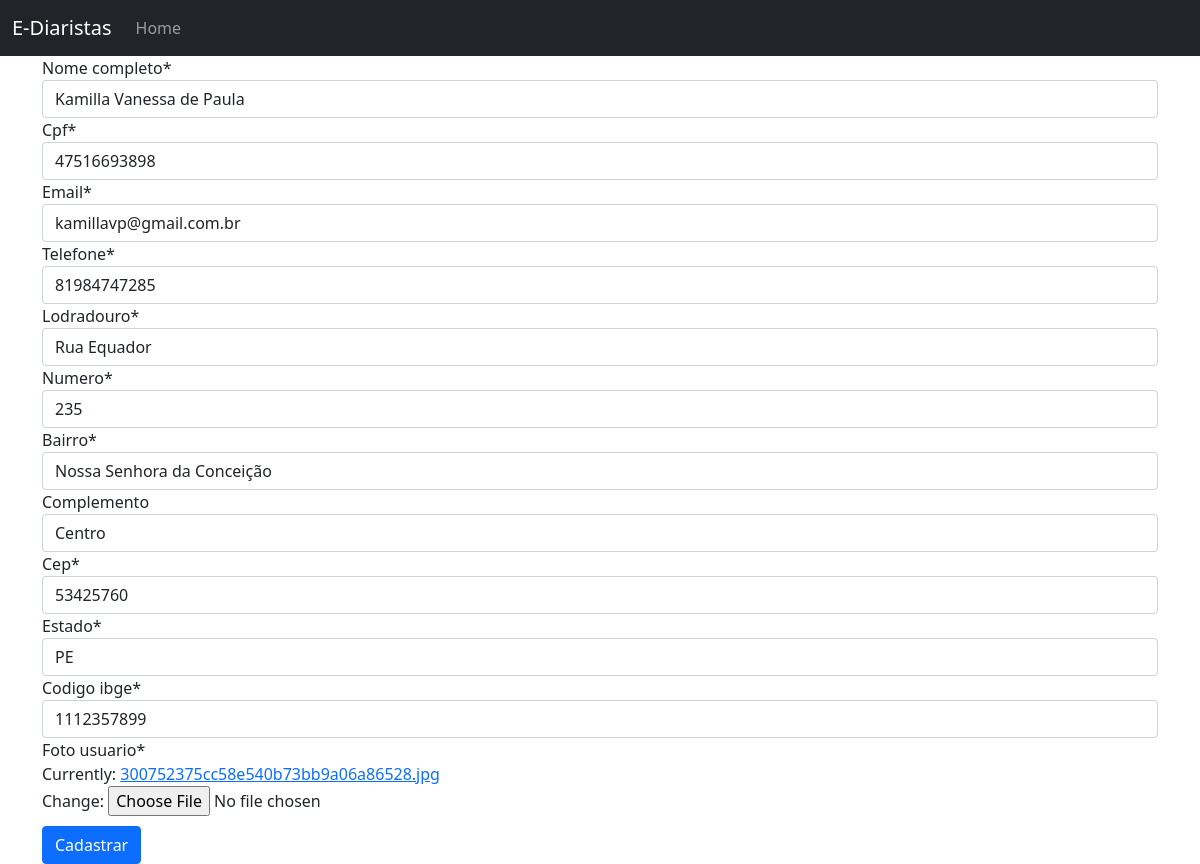
/web/editar_diarista/1, run on the app's committed database.
### web/models.py (models this page shows)
class Diarista(models.Model):
    nome_completo = models.CharField(max_length=100, null=False, blank=False)
    cpf = models.CharField(max_length=12, null=False, blank=False, unique=True)
    email = models.EmailField(null=False, blank=False, unique=True)
    telefone = models.CharField(max_length=11, null=False, blank=False)
    lodradouro = models.CharField(max_length=60, null=False, blank=False)
    numero = models.IntegerField(null=False, blank=False)
    bairro = models.CharField(max_length=30, null=False, blank=False)
    complemento = models.CharField(max_length=100, null=False, blank=True)
    cep = models.CharField(max_length=8, null=False, blank=False)
    estado = models.CharField(max_length=2, null=False, blank=False)
    codigo_ibge = models.IntegerField(null=False, blank=False)
    foto_usuario = models.ImageField(null=False)

### web/views.py (the view)
# urls.py: path('editar_diarista/<int:diarista_id>', editar_diarista, name='editar_diarista'),
def editar_diarista(request, diarista_id):
    diarista = Diarista.objects.get(id=diarista_id)
    if request.method == 'POST':
        form_diarista = diarista_form.DiaristaForm(request.POST or None, request.FILES, instance=diarista)
        if form_diarista.is_valid():
            form_diarista.save()
            return redirect('listar_diaristas')
    else:
        form_diarista = diarista_form.DiaristaForm(instance=diarista)
    return render(request, 'form_diarista.html', {'form_diarista': form_diarista})

### web/forms/diarista_form.py
class DiaristaForm(forms.ModelForm):
    class Meta:
        model = Diarista
        fields = '__all__'

### web/templates/form_diarista.html (shortened to what this page needs)
{% extends "base.html" %}
{% load crispy_forms_tags %}
{% block conteudo %}
    <form method="post" enctype="multipart/form-data">
        {{form_diarista | crispy}}
        <button type="submit" class="btn btn-primary" style="margin-top:10px;">Cadastrar</button>
    </form>
{% endblock conteudo %}

### data on the page
Diarista: nome_completo "Kamilla Vanessa de Paula", cpf "47516693898", email "kamillavp@gmail.com.br", telefone "81984747285", lodradouro "Rua Equador", numero "235", bairro "Nossa Senhora da Conceição", complemento "Centro", cep "53425760", estado "PE", codigo_ibge "1112357899"
